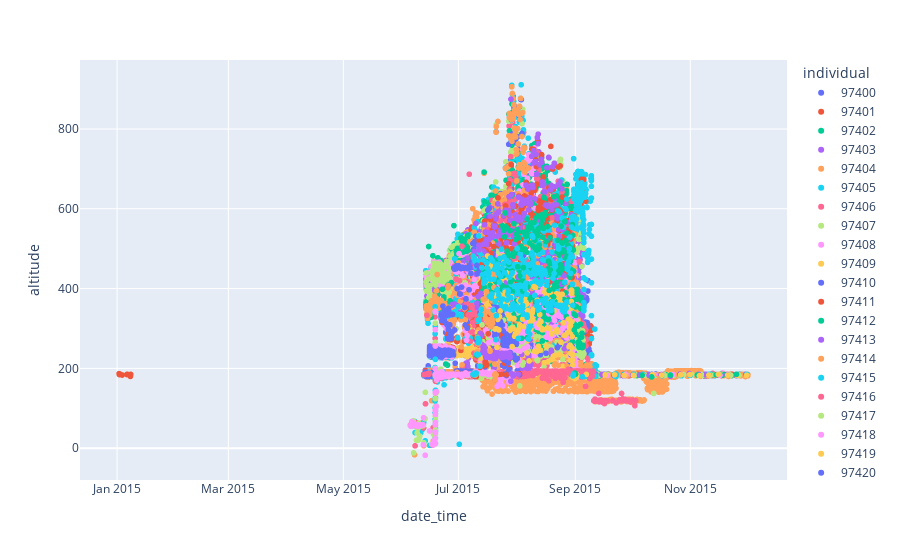

Write notebook code for a chart like this one.
### Markdown cell above
# Altitude

### Code cell
px.scatter(df, x='date_time', y='altitude', color='individual')
